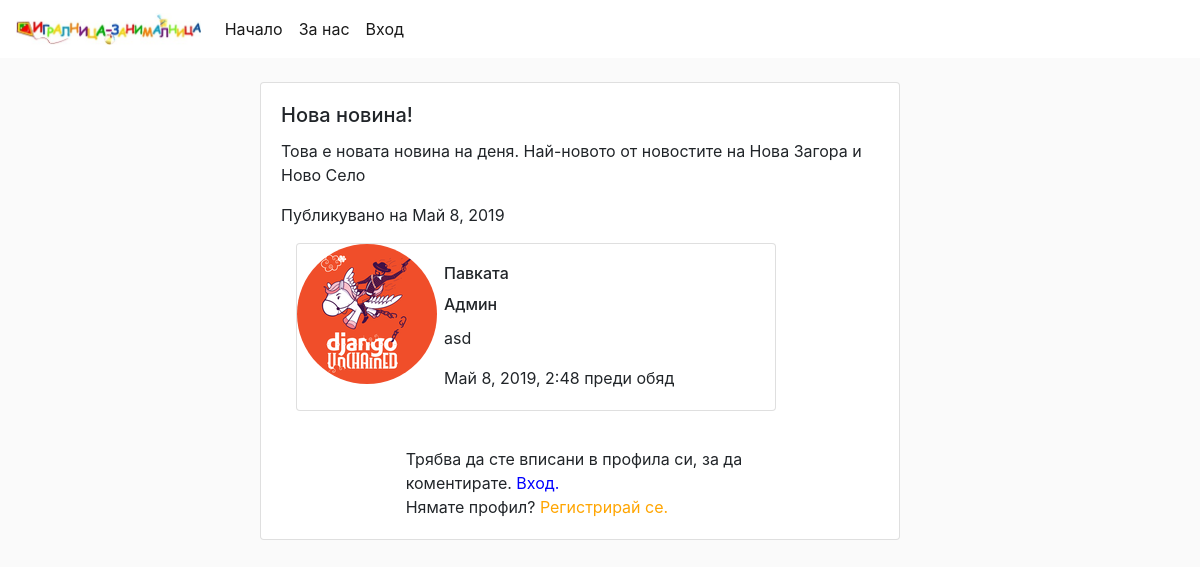
The page /news/details/15/ on the database as committed earlier.
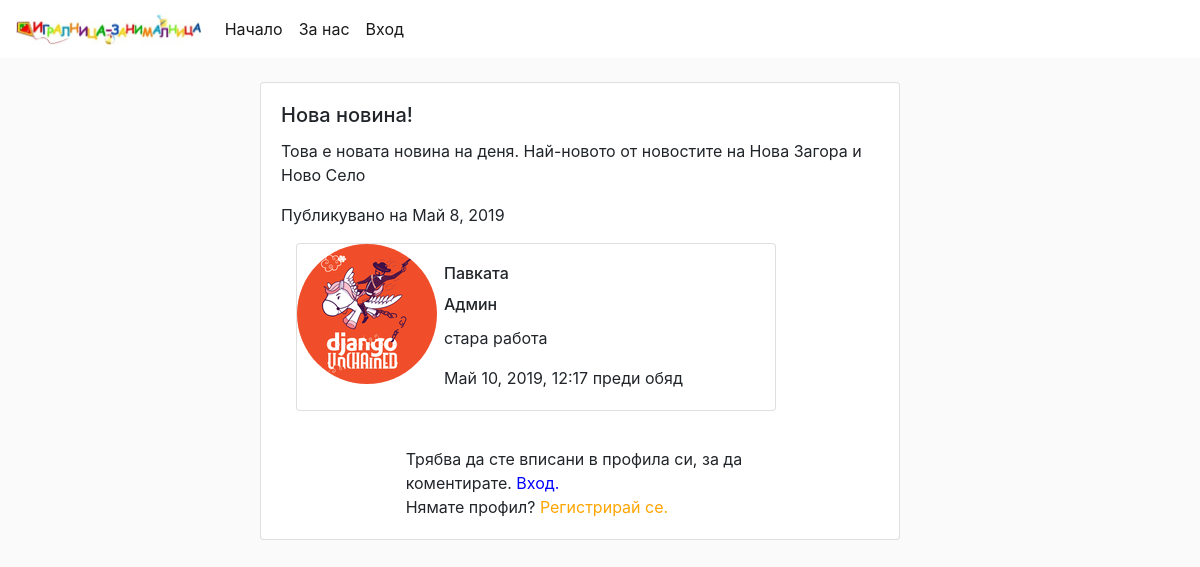
The same page on the database as committed later.
### news/models.py (models this page shows, shortened)
class Comment(models.Model):
    user = models.ForeignKey(User, verbose_name='потребител', on_delete=models.CASCADE, related_name='comments')
    post = models.ForeignKey(Post, verbose_name='публикация', on_delete=models.CASCADE, related_name='comments')
    content = models.TextField('съдържание', max_length=640)
    pub_date = models.DateTimeField('дата на създаване', auto_now=True)
    class Meta:
        verbose_name = 'коментар'
        verbose_name_plural = 'коментари'

### accounts/models.py (models this page shows, shortened)
class User(AbstractBaseUser, PermissionsMixin):
    ACADEMIC_CHOICES = (
        ('P', 'Родител'),
        ('S', 'Ученик'),
        ('T', 'Учител'),
        ('G', 'Гост'),
    )
    email = models.EmailField(verbose_name='поща', unique=True)
    first_name = models.CharField(verbose_name='име', max_length=30, blank=True)
    last_name = models.CharField(verbose_name='фамилия', max_length=30, blank=True)
    date_joined = models.DateTimeField(verbose_name='дата на създаване', auto_now_add=True)
    avatar = ProcessedImageField(verbose_name='аватар',
                                 upload_to='common/static/avatars/',
                                 processors=[ResizeToFill(140, 140)],
                                 format='PNG',
                                 default='common/static/avatars/default.png')
    kind = models.CharField(verbose_name='аз съм', max_length=1, choices=ACADEMIC_CHOICES, default='G')
    is_active = models.BooleanField(verbose_name='активен', default=True)
    is_staff = models.BooleanField(verbose_name='служител', default=False)
    objects = UserManager()
    USERNAME_FIELD = 'email'
    REQUIRED_FIELDS = []
    class Meta:
        verbose_name = 'потребител'
        verbose_name_plural = 'потребители'
    def get_full_name(self):
        full_name = '%s %s' % (self.first_name, self.last_name)
        return full_name.strip()
    def avatar_source(self):
        return f"/avatars/{str(self.avatar).split('/')[3]}"

### news/views.py (the view, shortened to what this page needs)
# urls.py: path('news/details/<pk>/', views.NewsDetail.as_view(), name='details'),
class NewsDetail(DetailView):
    model = Post
    template_name = 'news-details.html'
    def get_context_data(self, *, object_list=None, **kwargs):
        context = super(NewsDetail, self).get_context_data(**kwargs)
        context['comments'] = Comment.objects.all().filter(post=self.get_object())
        context['form'] = CommentForm()
        return context

### news/templates/news-details.html (shortened to what this page needs)
{% extends 'index.html' %}
{% block body %}
<div class="container">
    <div class="row">
        <div class="col-lg-2"></div>
        <div class="col-lg-8">
            <div class="container" style="margin-bottom: 5%">
                    <div class="card" style="width: 40rem;">
                        <div class="card-body" style="border: 5%">
                            <h5 class="card-title">{{post.title}}</h5>
                                <p class="card-text">{{post.content}}</p>
                                <p class="card-text">Публикувано на {{post.pub_date}}</p>
            <div class="container" style="margin-top: 2%">
                {% for comment in comments %}
                <div class="card" style="width: 30rem;">
                    <div class="row">
                    <div class="col-lg-3">
                        {% load static %}
                        <img class="rounded-circle" src="{% static comment.user.avatar_source %}" alt="Аватар" width="140" height="140">
                        </div>
                        <div class="col-lg-9">
                            <div class="card-body" style="border: 5%">
                        <h6 class="card-title">{{comment.user.get_full_name }}</h6>
                                {% if comment.user.is_superuser %}
                        <h6 class="card-title">Админ</h6>
                                {% else %}
                        <h6 class="card-title">{{comment.user.get_kind_display }}</h6>
                                {% endif %}
                        <p class="card-text">{{comment.content}}</p>
                        <p class="card-text">{{comment.pub_date}}</p>
                        </div>
                        </div>
                    </div>
                </div>
                {% endfor %}
{% include 'comment.html' %}
            </div>
        </div>
    </div>
</div>
</div>
</div>
</div>
{% endblock %}

Rows that differ between the two databases and show on the page:
changed Comment "Павката": content "asd" → "стара работа"; pub_date "Май 8, 2019, 2:48 преди обяд" → "Май 10, 2019, 12:17 преди обяд"
